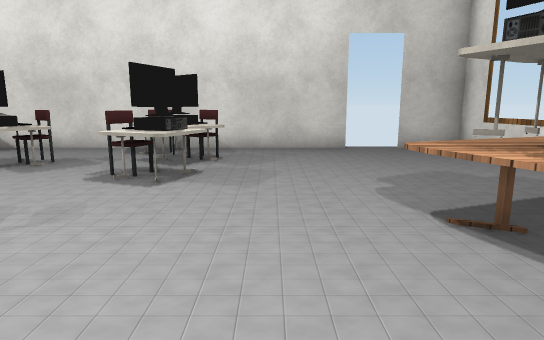
[1] (above)

16 first-person views from a walk through a 3-D level made in the Unity game engine. The camera is 1.2 m above the floor, tilts 10° down and sees 75° across. The floor is counted in squares, 1 m on a side. Each view is taken from the middle of a square. On the plan, view 1 faces up. The plan holds only what a view shows up to about 14 squares ahead; the rest is blank. Some animated figures are left out. Door leaves are left out, so doorways stand open. Some surface patterns are stand-ins.

[2]
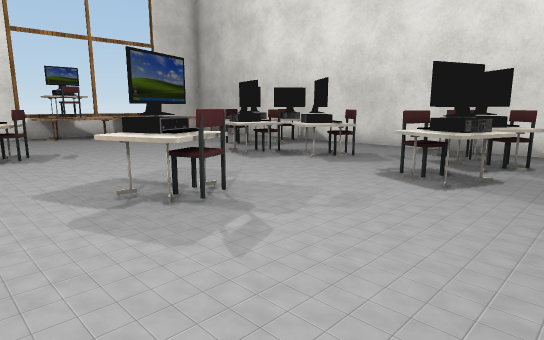

[3]
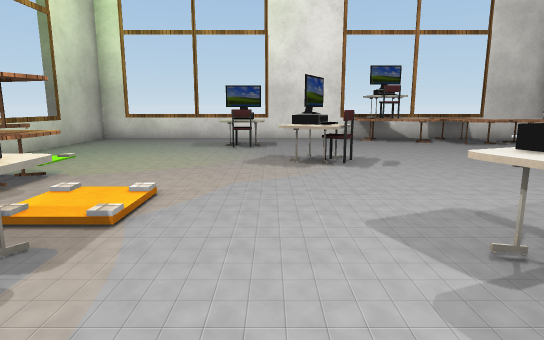

[4]
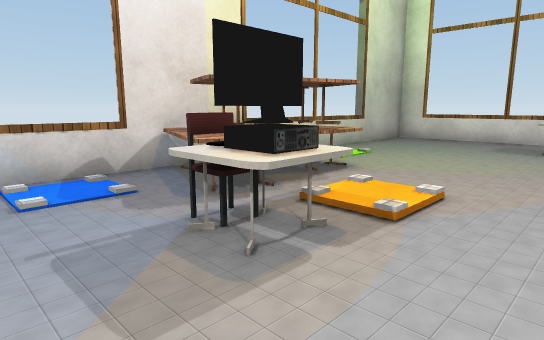

[5]
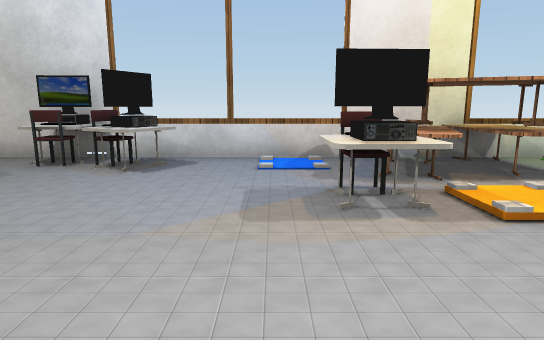

[6]
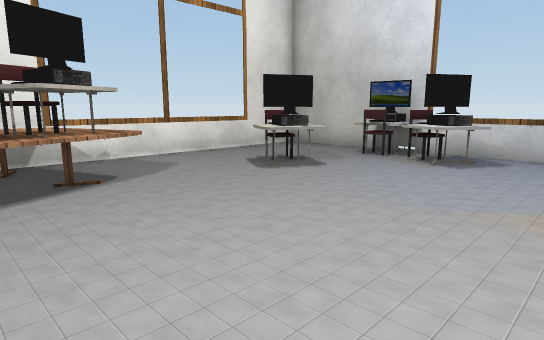

[7]
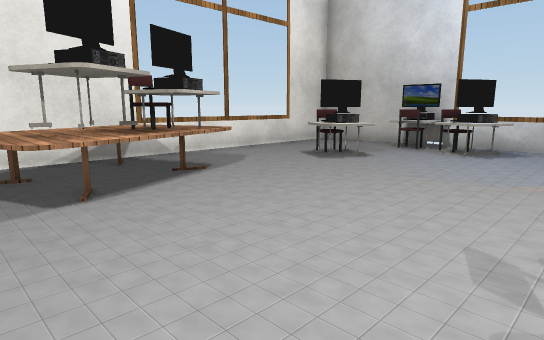

[8]
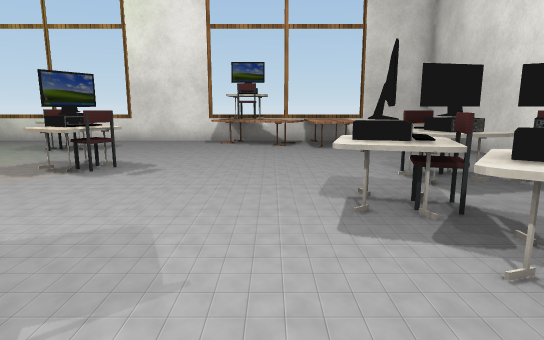

[9]
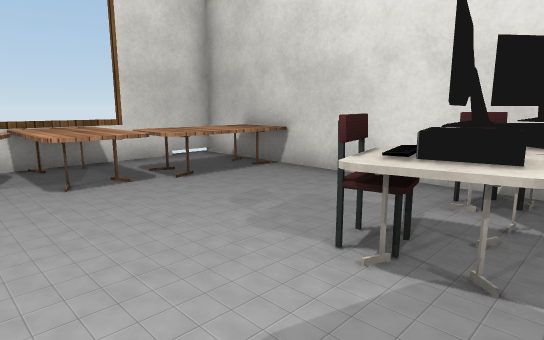

[10]
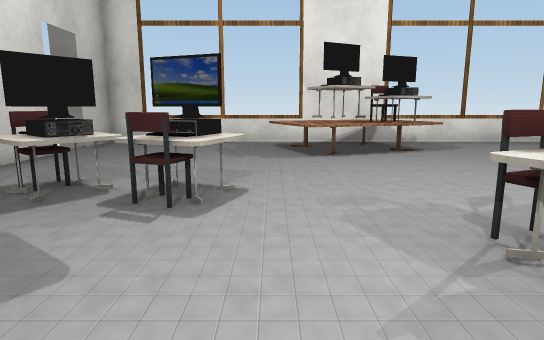

[11]
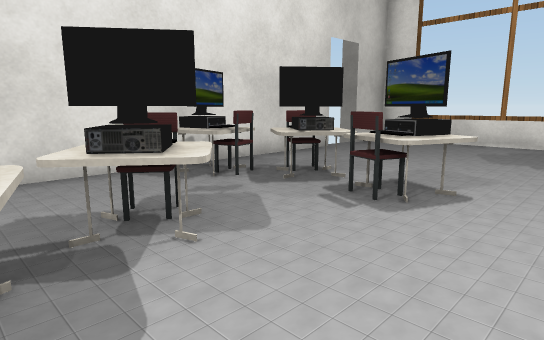

[12]
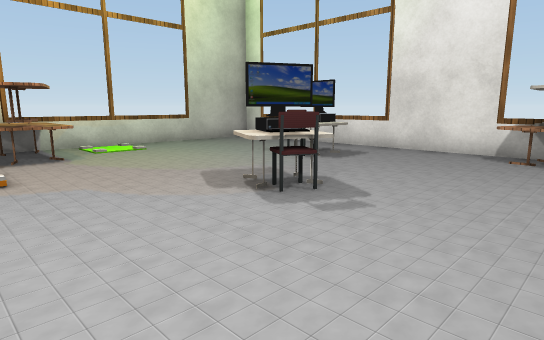

[13]
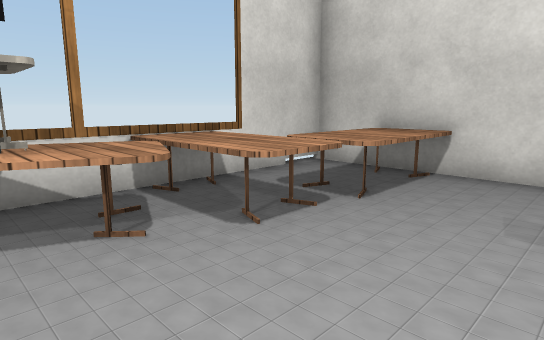

[14]
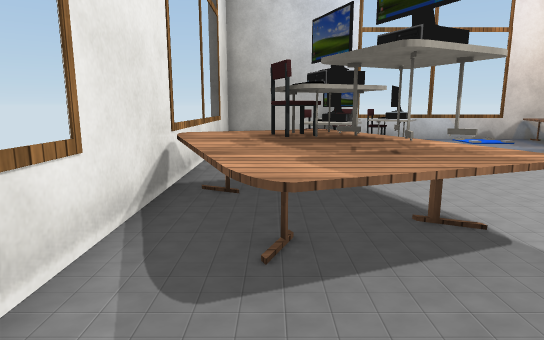

[15]
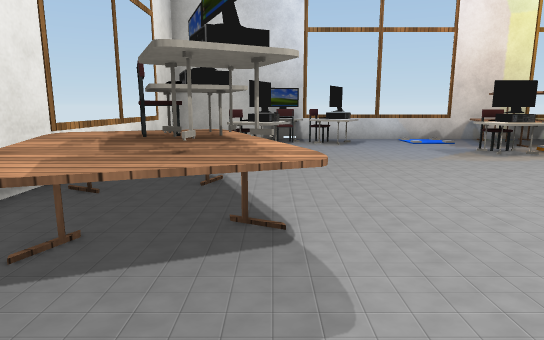

[16]
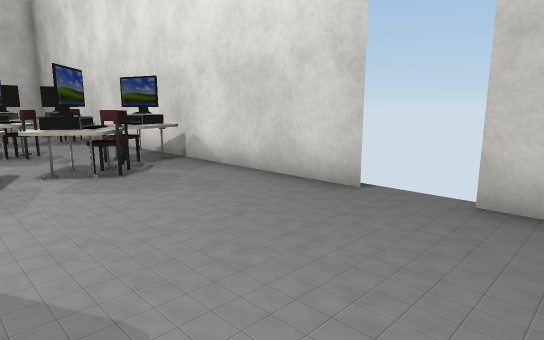

### Floor plan
Points are (right, up) in squares from view 1. A wall is a line through its corners. A room is listed if a view was taken in it or the views show most of it. See-through windows are left out.
Room 1 (views 1, 2, 3, 4, 5, 6, 7, 8, 9, 10, 11, 12, 13, 14, 15, 16)
walls: (-5.5, -6.7) (0.6, -6.7); (2.3, 10.7) (-12.5, 10.7); (2.4, -6.7) (6.4, -6.7); (-14.4, 10.7) (-16.1, 10.7) (-16.1, -6.7) (-8.4, -6.7); (5.7, -6.8) (5.7, 10.7) (3.8, 10.7)
ways out: open door at (3, 11)
objects: other object (-16, 7) to (-13, 8); other object (-15, 3) to (-14, 6); other object (-15, 8) to (-13, 11); other object (-14, -1) to (-13, 0); other object (-11, 0) to (-9, 2); other object (-10, -5); other object (-10, 7) to (-8, 8); other object (-9, 9) to (-8, 10); other object (-8, -7) to (-7, -4); other object (-8, 6) to (-7, 7); other object (-7, -5) to (-6, -4); other object (-6, -7) to (-5, -4); other object (-6, 7) to (-5, 8); other object (-5, -3) to (-4, -2); other object (-5, -2); other object (-5, 2) to (-4, 3); other object (-4, 9) to (-2, 10); other object (-3, -5); other object (-3, 6) to (-1, 7); other object (-3, 8) to (-1, 8); other object (-1, -6) to (1, -4); other object (1, -7) to (2, -5); other object (2, -3) to (3, -2); other object (2, 0) to (5, 5)

Where each view was taken, in squares from view 1:
view 1: 0 up, 0 right, facing up
view 2: 0 up, 0 right, facing up-left
view 3: 0 up, 2 left, facing left
view 4: 0 up, 2 left, facing down-left
view 5: 2 up, 3 left, facing down
view 6: 3 up, 3 left, facing down-right
view 7: 5 up, 3 left, facing down-right
view 8: 5 up, 3 left, facing left
view 9: 5 up, 8 left, facing up-left
view 10: 5 up, 7 left, facing right
view 11: 4 up, 7 left, facing up-right
view 12: 5 up, 6 left, facing down-left
view 13: 4 up, 11 left, facing up-left
view 14: 7 up, 4 right, facing down
view 15: 7 up, 2 right, facing down
view 16: 6 up, 5 right, facing up-left
